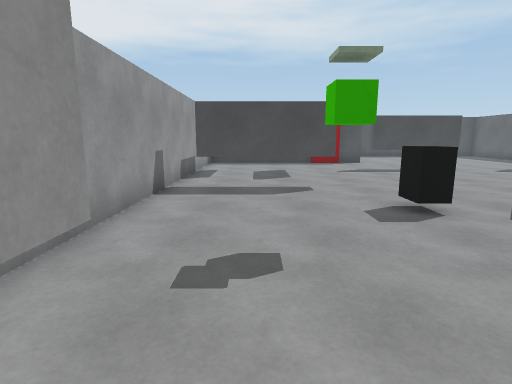
[1] (above)

16 first-person views from a walk through a Unity game level. The camera is 1.4 m above the floor, tilts 10° down and sees 80° across. The floor is counted in squares, 1 m on a side. Each view is taken from the middle of a square. On the plan, view 1 faces up. The plan holds only what a view shows up to about 14 squares ahead; the rest is blank. The player character is not drawn.

[2]
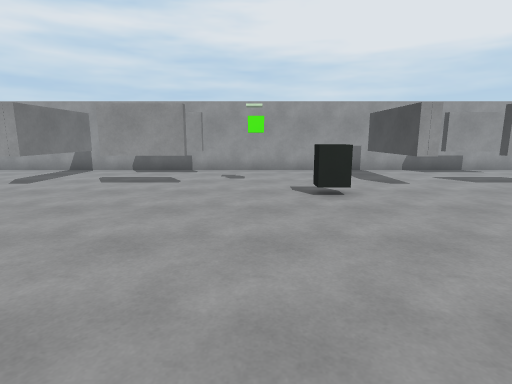

[3]
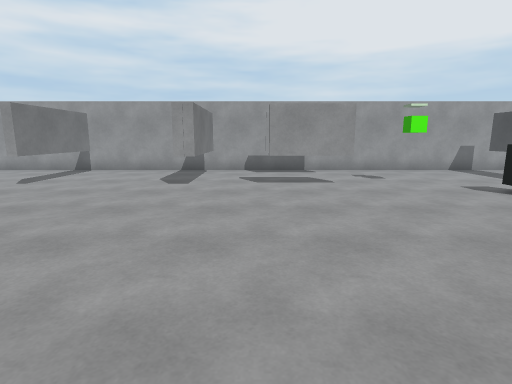

[4]
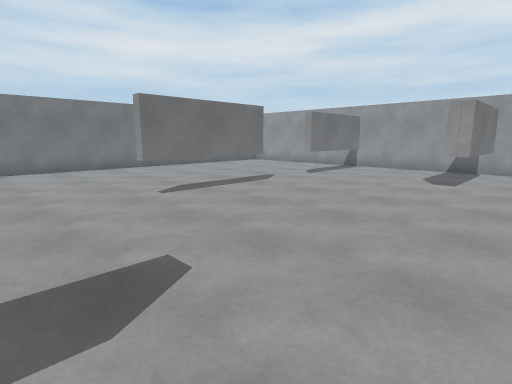

[5]
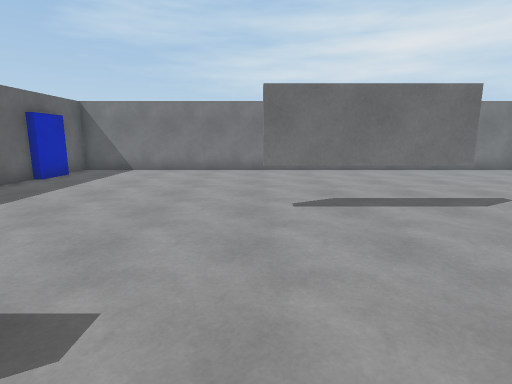

[6]
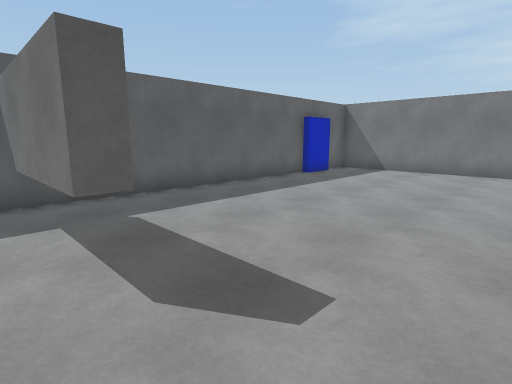

[7]
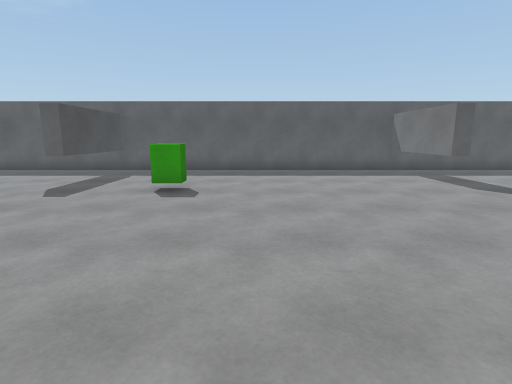

[8]
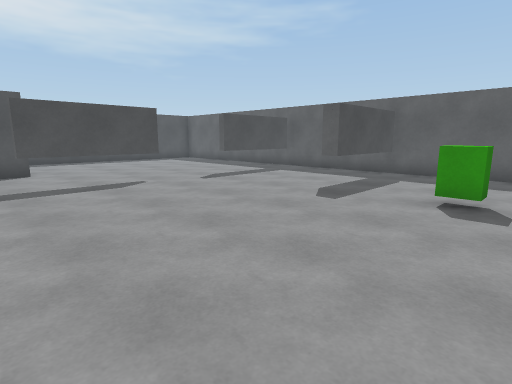

[9]
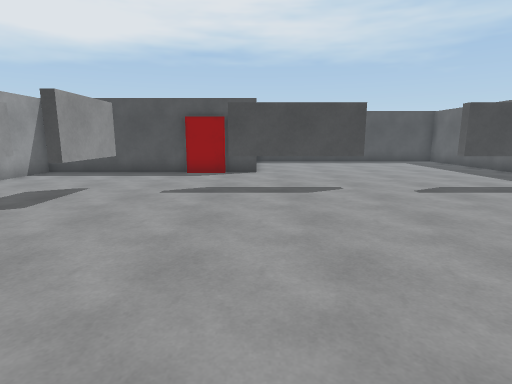

[10]
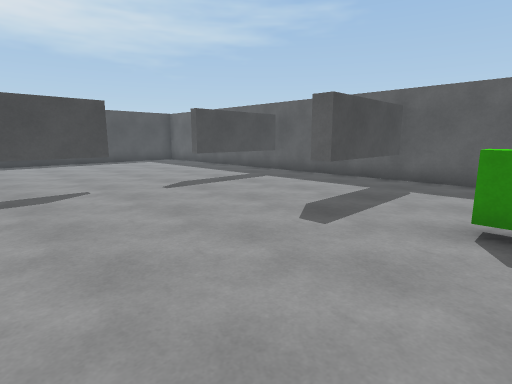

[11]
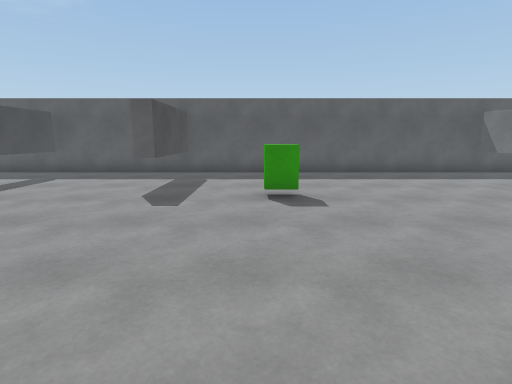

[12]
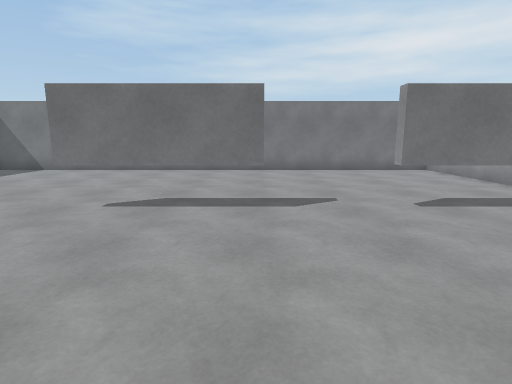

[13]
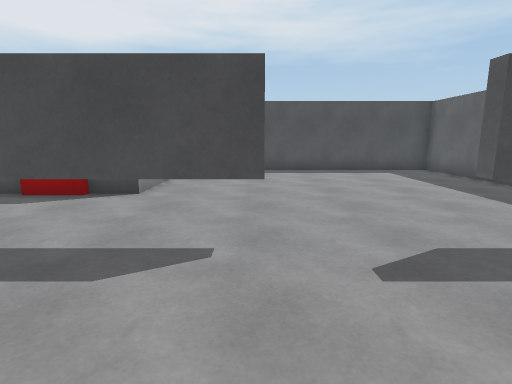

[14]
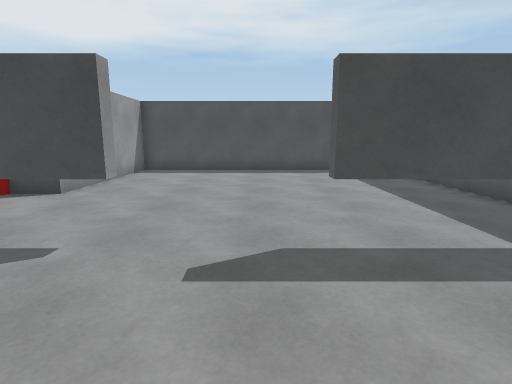

[15]
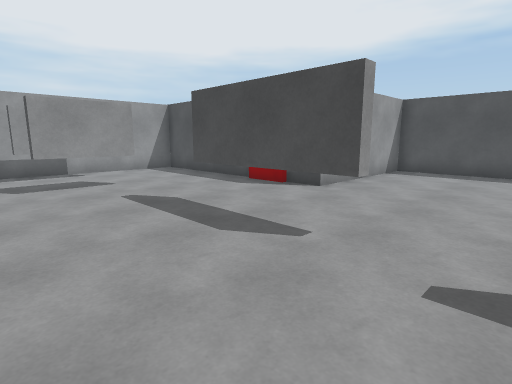

[16]
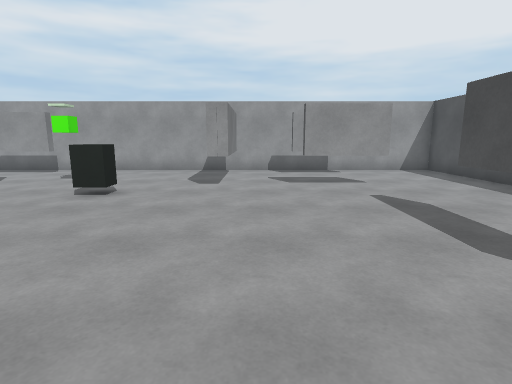

### Floor plan
Key: @ floor where view 1 was taken; # wall or solid block; x gap in a wall; . floor; T thing the floor can be seen under or through; B black block; C green cube; G green block.
Columns run from 3 left of view 1 to 17 right of it. Each row starts with its distance up from view 1.
 24          ############
 23          #..........#
 22          #..........#
 21          #..........#
 20          #..........#
 19          #..........#
 18 ##########..........#
 17 #...................#
 16 #...................#
 15 #...................#
 14 #........TTTT..TTTTT#
 13 #.T..T..............#
 12 #.T..T..............#
 11 #...................#
 10 #...................#
  9 #xTTTT.........######
  8 #...................#
  7 #...................#
  6 #.....B.......G.....#
  5 #.............GG....#
  4 #...C...............#
  3 #...................#
  2 #...................#
  1 #.T..T..............#
  0 #.T@.T..............#
 -1 #...................#
 -2 #...................#
 -3 #x####.........######
 -4 #...................#
 -5 #...................#
 -6 #...................#
 -7 #...................#
 -8 #xTTTT..TTTT........#
 -9 #...................#
-10 #...................#
-11 #...................#
-12 #...................#
-13 #..................##
-14 #..................##
-15 #...................#
-16 #####################

Where each view was taken, in squares from view 1:
view 1: 0 up, 0 right, facing up
view 2: 4 up, 11 right, facing left
view 3: 1 down, 11 right, facing left
view 4: 1 down, 12 right, facing down-left
view 5: 2 down, 9 right, facing down
view 6: 2 down, 9 right, facing down-right
view 7: 3 up, 3 right, facing right
view 8: 4 up, 4 right, facing up-right
view 9: 5 up, 6 right, facing up
view 10: 5 up, 6 right, facing up-right
view 11: 6 up, 4 right, facing right
view 12: 2 down, 5 right, facing down
view 13: 10 up, 9 right, facing up
view 14: 10 up, 11 right, facing up
view 15: 10 up, 11 right, facing up-left
view 16: 10 up, 11 right, facing left
